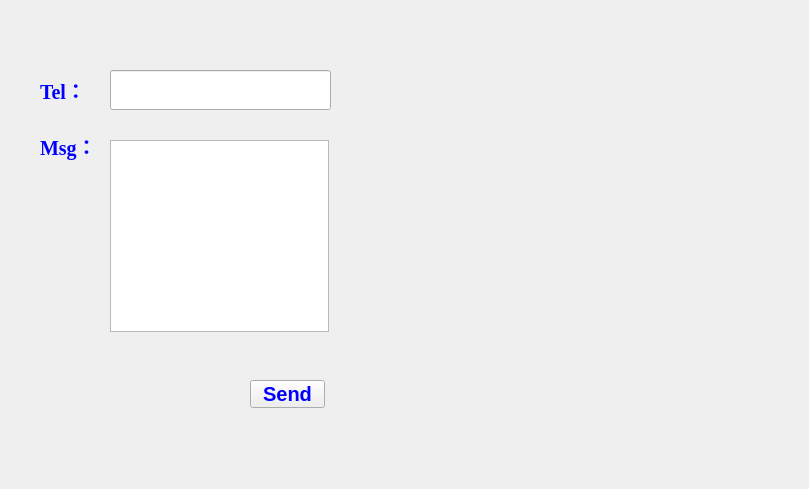
   <widget class="QWidget" name="tab">
    <attribute name="title">
     <string>Send Message</string>
    </attribute>
    <widget class="QLabel" name="label_13">
     <property name="geometry">
      <rect>
       <x>0</x>
       <y>0</y>
       <width>800</width>
       <height>480</height>
      </rect>
     </property>
     <property name="text">
      <string/>
     </property>
     <property name="pixmap">
      <pixmap resource="image.qrc">:/new/prefix2/15.png</pixmap>
     </property>
     <property name="scaledContents">
      <bool>true</bool>
     </property>
    </widget>
    <widget class="QLabel" name="label">
     <property name="geometry">
      <rect>
       <x>40</x>
       <y>70</y>
       <width>60</width>
       <height>40</height>
      </rect>
     </property>
     <property name="minimumSize">
      <size>
       <width>45</width>
       <height>40</height>
      </size>
     </property>
     <property name="palette">
      <palette>
       <active>
        <colorrole role="WindowText">
         <brush brushstyle="SolidPattern">
          <color alpha="255">
           <red>0</red>
           <green>0</green>
           <blue>255</blue>
          </color>
         </brush>
        </colorrole>
       </active>
       <inactive>
        <colorrole role="WindowText">
         <brush brushstyle="SolidPattern">
          <color alpha="255">
           <red>0</red>
           <green>0</green>
           <blue>255</blue>
          </color>
         </brush>
        </colorrole>
       </inactive>
       <disabled>
        <colorrole role="WindowText">
         <brush brushstyle="SolidPattern">
          <color alpha="255">
           <red>118</red>
           <green>116</green>
           <blue>108</blue>
          </color>
         </brush>
        </colorrole>
       </disabled>
      </palette>
     </property>
     <property name="font">
      <font>
       <family>Times New Roman</family>
       <pointsize>15</pointsize>
       <weight>75</weight>
       <bold>true</bold>
      </font>
     </property>
     <property name="text">
      <string>Tel：</string>
     </property>
    </widget>
    <widget class="QTextEdit" name="textEdit">
     <property name="geometry">
      <rect>
       <x>110</x>
       <y>140</y>
       <width>219</width>
       <height>192</height>
      </rect>
     </property>
    </widget>
    <widget class="QLineEdit" name="lineEdit">
     <property name="geometry">
      <rect>
       <x>110</x>
       <y>70</y>
       <width>221</width>
       <height>40</height>
      </rect>
     </property>
     <property name="minimumSize">
      <size>
       <width>0</width>
       <height>40</height>
      </size>
     </property>
    </widget>
    <widget class="QLabel" name="label_2">
     <property name="geometry">
      <rect>
       <x>40</x>
       <y>130</y>
       <width>60</width>
       <height>31</height>
      </rect>
     </property>
     <property name="palette">
      <palette>
       <active>
        <colorrole role="WindowText">
         <brush brushstyle="SolidPattern">
          <color alpha="255">
           <red>0</red>
           <green>0</green>
           <blue>255</blue>
          </color>
         </brush>
        </colorrole>
       </active>
       <inactive>
        <colorrole role="WindowText">
         <brush brushstyle="SolidPattern">
          <color alpha="255">
           <red>0</red>
           <green>0</green>
           <blue>255</blue>
          </color>
         </brush>
        </colorrole>
       </inactive>
       <disabled>
        <colorrole role="WindowText">
         <brush brushstyle="SolidPattern">
          <color alpha="255">
           <red>118</red>
           <green>116</green>
           <blue>108</blue>
          </color>
         </brush>
        </colorrole>
       </disabled>
      </palette>
     </property>
     <property name="font">
      <font>
       <family>Times New Roman</family>
       <pointsize>15</pointsize>
       <weight>75</weight>
       <bold>true</bold>
      </font>
     </property>
     <property name="text">
      <string>Msg：</string>
     </property>
    </widget>
    <widget class="QWidget" name="widget_2" native="true">
     <property name="geometry">
      <rect>
       <x>390</x>
       <y>60</y>
       <width>361</width>
       <height>271</height>
      </rect>
     </property>
     <property name="cursor">
      <cursorShape>PointingHandCursor</cursorShape>
     </property>
     <property name="accessibleName">
      <string/>
     </property>
     <property name="accessibleDescription">
      <string/>
     </property>
     <layout class="QGridLayout" name="gridLayout_5"/>
    </widget>
    <widget class="QPushButton" name="pushButton">
     <property name="geometry">
      <rect>
       <x>250</x>
       <y>380</y>
       <width>75</width>
       <height>28</height>
      </rect>
     </property>
     <property name="sizePolicy">
      <sizepolicy hsizetype="Preferred" vsizetype="Preferred">
       <horstretch>0</horstretch>
       <verstretch>0</verstretch>
      </sizepolicy>
     </property>
     <property name="palette">
      <palette>
       <active>
        <colorrole role="ButtonText">
         <brush brushstyle="SolidPattern">
          <color alpha="255">
           <red>0</red>
           <green>0</green>
           <blue>255</blue>
          </color>
         </brush>
        </colorrole>
       </active>
       <inactive>
        <colorrole role="ButtonText">
         <brush brushstyle="SolidPattern">
          <color alpha="255">
           <red>0</red>
           <green>0</green>
           <blue>255</blue>
          </color>
         </brush>
        </colorrole>
       </inactive>
       <disabled>
        <colorrole role="ButtonText">
         <brush brushstyle="SolidPattern">
          <color alpha="255">
           <red>118</red>
           <green>116</green>
           <blue>108</blue>
          </color>
         </brush>
        </colorrole>
       </disabled>
      </palette>
     </property>
     <property name="font">
      <font>
       <pointsize>15</pointsize>
       <weight>75</weight>
       <bold>true</bold>
      </font>
     </property>
     <property name="cursor">
      <cursorShape>PointingHandCursor</cursorShape>
     </property>
     <property name="text">
      <string>Send</string>
     </property>
    </widget>
    <zorder>label_13</zorder>
    <zorder>label</zorder>
    <zorder>textEdit</zorder>
    <zorder>lineEdit</zorder>
    <zorder>label_2</zorder>
    <zorder>pushButton</zorder>
    <zorder>widget_2</zorder>
   </widget>
